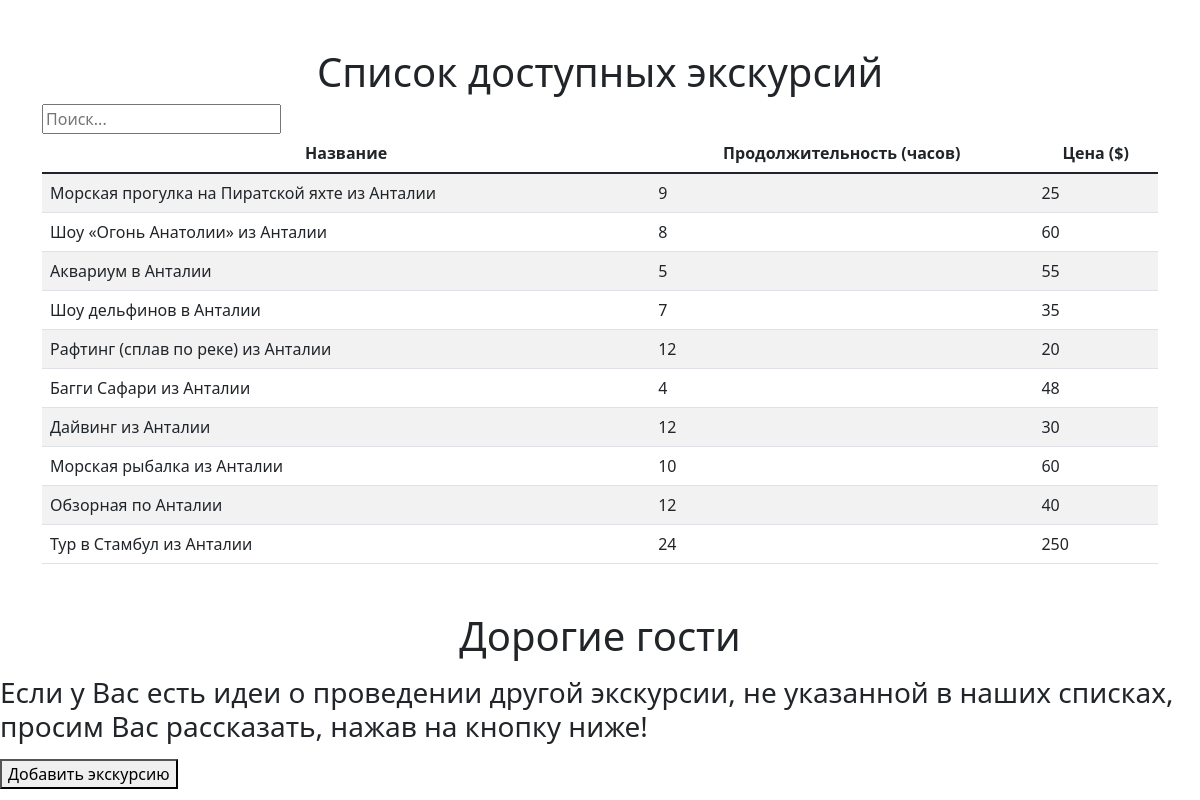
The page /excursions on the database its author committed.
### tables this page shows
CREATE TABLE `Tourism` (`id` INTEGER UNIQUE NOT NULL, `Экскурсия` TEXT NOT NULL, "Продолжительность (часов)" INTEGER NOT NULL, `Цена ($)` INTEGER NOT NULL);

### code_1.py (the view)
@app.route('/excursions')
def excursions():
    conn = sqlite3.connect('instance/travels.db')
    c = conn.cursor()
    c.execute("SELECT * FROM Tourism")
    excursions = c.fetchall()
    conn.close()
    return render_template('excursions.html', excursions=excursions)

### templates/excursions.html (shortened to what this page needs)
<html>
<head>
    <link href="https://cdn.jsdelivr.net/npm/bootstrap@5.1.3/dist/css/bootstrap.min.css" rel="stylesheet">
</head>
<body>
    <div class="container my-5">
        <h1>Список доступных экскурсий</h1>
        <input type="text" id="searchInput" placeholder="Поиск...">
        <table class="table table-striped table-hover">
            <thead class="thead-dark">
                <tr>
                    <th>Название</th>
                    <th>Продолжительность (часов)</th>
                    <th>Цена ($)</th>
                </tr>
            </thead>
            <tbody>
                {% for excursion in excursions %}
                <tr>
                    <td>{{ excursion[1] }}</td>
                    <td>{{ excursion[2] }}</td>
                    <td>{{ excursion[3] }}</td>
                </tr>
                {% endfor %}
            </tbody>
        </table>
    </div>
</body>
<body>
    <h1>Дорогие гости</h1>
    <p><h3>Если у Вас есть идеи о проведении другой экскурсии, не указанной в наших списках, просим Вас рассказать, нажав на кнопку ниже!</h3></p>
        <button>Добавить экскурсию</button>
</body>
</html>

### templates/excursions.html (style rules this page uses)
h1 { text-align: center; }
th { text-align: center; }

### rows shown on the page
Tourism: Экскурсия "Морская прогулка на Пиратской яхте из Анталии", excursion "9", excursion "25"
Tourism: Экскурсия "Шоу «Огонь Анатолии» из Анталии", excursion "8", excursion "60"
Tourism: Экскурсия "Аквариум в Анталии", excursion "5", excursion "55"
Tourism: Экскурсия "Шоу дельфинов в Анталии", excursion "7", excursion "35"
Tourism: Экскурсия "Рафтинг (сплав по реке) из Анталии", excursion "12", excursion "20"
Tourism: Экскурсия "Багги Сафари из Анталии", excursion "4", excursion "48"
Tourism: Экскурсия "Дайвинг из Анталии", excursion "12", excursion "30"
Tourism: Экскурсия "Морская рыбалка из Анталии", excursion "10", excursion "60"
Tourism: Экскурсия "Обзорная по Анталии", excursion "12", excursion "40"
Tourism: Экскурсия "Тур в Стамбул из Анталии", excursion "24", excursion "250"
